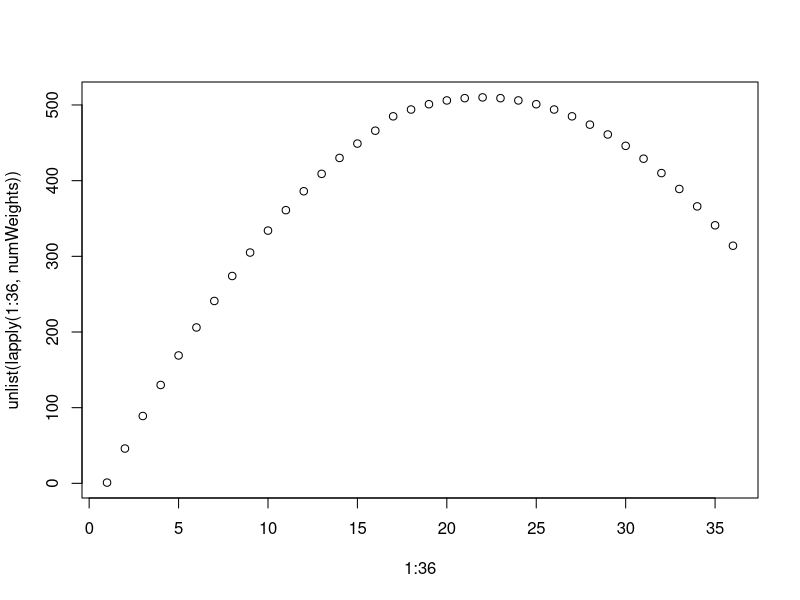

The R script that drew this image:

# Problem 9/10

### following function relates number of nodes in first hidden layer to  overall num of weights given
### constraints of the neural network described in problems 9/10 of
### https://work.caltech.edu/homework/hw6.pdf
### Assumes that if you have less than 17 nodes in layer 1, nodes are laid out symmetrically
numWeights <- function(x) {
  if (x <= 16)
    10*(x-1)+(x-1)^2*(36/x-1)+(36/x-1)*(x-1)+x
  else
    10*(x-1)+(x-1)*(36-x-1)+(36-x-1)+36-x
}

### Let's plot to find min/max
plot(1:36, unlist(lapply(1:36, numWeights)))

### Or if you don't like pictures
which.min(unlist(lapply(1:36, numWeights))) # min is at 1 node per layer
which.max(unlist(lapply(1:36, numWeights))) # max is at 23 nodes



